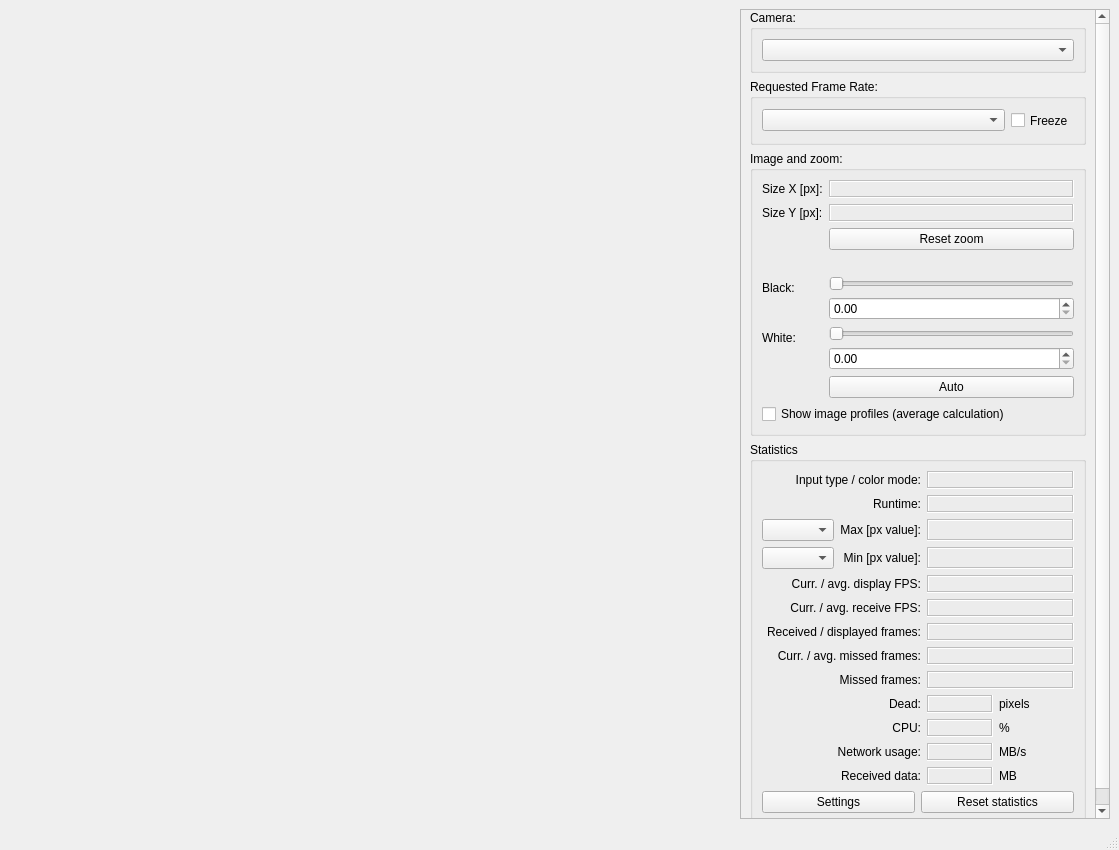
<?xml version="1.0" encoding="UTF-8"?>
<ui version="4.0">
 <class>C2DVImage</class>
 <widget class="QMainWindow" name="C2DVImage">
  <property name="geometry">
   <rect>
    <x>0</x>
    <y>0</y>
    <width>1119</width>
    <height>850</height>
   </rect>
  </property>
  <property name="windowTitle">
   <string>C2DataViewer - AD Image</string>
  </property>
  <widget class="QWidget" name="centralwidget">
   <layout class="QGridLayout" name="gridLayout_3">
    <property name="sizeConstraint">
     <enum>QLayout::SetMinimumSize</enum>
    </property>
    <item row="0" column="0">
     <layout class="QGridLayout" name="canvasGrid">
      <property name="sizeConstraint">
       <enum>QLayout::SetMaximumSize</enum>
      </property>
      <item row="1" column="1">
       <widget class="ImagePlotWidget" name="imageWidget" native="true">
        <property name="sizePolicy">
         <sizepolicy hsizetype="Expanding" vsizetype="Expanding">
          <horstretch>100</horstretch>
          <verstretch>100</verstretch>
         </sizepolicy>
        </property>
        <property name="minimumSize">
         <size>
          <width>500</width>
          <height>500</height>
         </size>
        </property>
       </widget>
      </item>
      <item row="1" column="0">
       <widget class="PlotWidget" name="yProfilePlot" native="true">
        <property name="sizePolicy">
         <sizepolicy hsizetype="Preferred" vsizetype="Preferred">
          <horstretch>0</horstretch>
          <verstretch>0</verstretch>
         </sizepolicy>
        </property>
        <property name="minimumSize">
         <size>
          <width>60</width>
          <height>0</height>
         </size>
        </property>
        <property name="acceptDrops">
         <bool>false</bool>
        </property>
        <property name="styleSheet">
         <string notr="true">border-color: rgb(252, 233, 79);</string>
        </property>
       </widget>
      </item>
      <item row="0" column="1">
       <widget class="PlotWidget" name="xProfilePlot" native="true">
        <property name="minimumSize">
         <size>
          <width>0</width>
          <height>50</height>
         </size>
        </property>
       </widget>
      </item>
     </layout>
    </item>
    <item row="0" column="1" rowspan="2">
     <widget class="QWidget" name="widget" native="true">
      <property name="sizePolicy">
       <sizepolicy hsizetype="Fixed" vsizetype="Preferred">
        <horstretch>0</horstretch>
        <verstretch>0</verstretch>
       </sizepolicy>
      </property>
      <property name="minimumSize">
       <size>
        <width>370</width>
        <height>0</height>
       </size>
      </property>
      <layout class="QGridLayout" name="gridLayout_2">
       <property name="leftMargin">
        <number>0</number>
       </property>
       <property name="topMargin">
        <number>0</number>
       </property>
       <property name="rightMargin">
        <number>0</number>
       </property>
       <property name="bottomMargin">
        <number>0</number>
       </property>
       <property name="spacing">
        <number>0</number>
       </property>
       <item row="0" column="0" colspan="2">
        <widget class="QScrollArea" name="scrollArea">
         <property name="sizeAdjustPolicy">
          <enum>QAbstractScrollArea::AdjustIgnored</enum>
         </property>
         <property name="widgetResizable">
          <bool>true</bool>
         </property>
         <widget class="QWidget" name="scrollAreaWidgetContents">
          <property name="geometry">
           <rect>
            <x>0</x>
            <y>0</y>
            <width>354</width>
            <height>897</height>
           </rect>
          </property>
          <layout class="QVBoxLayout" name="verticalLayout_11">
           <property name="topMargin">
            <number>0</number>
           </property>
           <item>
            <widget class="QGroupBox" name="groupBox">
             <property name="title">
              <string>Camera:</string>
             </property>
             <layout class="QVBoxLayout" name="verticalLayout">
              <item>
               <widget class="QComboBox" name="pvPrefix"/>
              </item>
             </layout>
            </widget>
           </item>
           <item>
            <widget class="QGroupBox" name="groupBox_3">
             <property name="sizePolicy">
              <sizepolicy hsizetype="Preferred" vsizetype="Preferred">
               <horstretch>0</horstretch>
               <verstretch>0</verstretch>
              </sizepolicy>
             </property>
             <property name="maximumSize">
              <size>
               <width>16777215</width>
               <height>16777215</height>
              </size>
             </property>
             <property name="title">
              <string>Requested Frame Rate:</string>
             </property>
             <layout class="QHBoxLayout" name="horizontalLayout_2" stretch="0,0">
              <item>
               <widget class="QComboBox" name="iocRate">
                <property name="sizePolicy">
                 <sizepolicy hsizetype="Preferred" vsizetype="Fixed">
                  <horstretch>0</horstretch>
                  <verstretch>0</verstretch>
                 </sizepolicy>
                </property>
               </widget>
              </item>
              <item>
               <widget class="QCheckBox" name="freeze">
                <property name="sizePolicy">
                 <sizepolicy hsizetype="Fixed" vsizetype="Fixed">
                  <horstretch>0</horstretch>
                  <verstretch>0</verstretch>
                 </sizepolicy>
                </property>
                <property name="minimumSize">
                 <size>
                  <width>0</width>
                  <height>25</height>
                 </size>
                </property>
                <property name="text">
                 <string>Freeze</string>
                </property>
               </widget>
              </item>
             </layout>
            </widget>
           </item>
           <item>
            <widget class="QGroupBox" name="groupBox_5">
             <property name="sizePolicy">
              <sizepolicy hsizetype="Preferred" vsizetype="Fixed">
               <horstretch>0</horstretch>
               <verstretch>0</verstretch>
              </sizepolicy>
             </property>
             <property name="maximumSize">
              <size>
               <width>16777215</width>
               <height>16777215</height>
              </size>
             </property>
             <property name="title">
              <string>Image and zoom:</string>
             </property>
             <layout class="QFormLayout" name="formLayout_5">
              <property name="formAlignment">
               <set>Qt::AlignLeading|Qt::AlignLeft|Qt::AlignVCenter</set>
              </property>
              <item row="1" column="0">
               <widget class="QLabel" name="label_2">
                <property name="text">
                 <string>Size X [px]:</string>
                </property>
               </widget>
              </item>
              <item row="1" column="1">
               <widget class="QLabel" name="lblXsize">
                <property name="enabled">
                 <bool>false</bool>
                </property>
                <property name="sizePolicy">
                 <sizepolicy hsizetype="Preferred" vsizetype="Fixed">
                  <horstretch>0</horstretch>
                  <verstretch>0</verstretch>
                 </sizepolicy>
                </property>
                <property name="minimumSize">
                 <size>
                  <width>150</width>
                  <height>0</height>
                 </size>
                </property>
                <property name="frameShape">
                 <enum>QFrame::Box</enum>
                </property>
                <property name="frameShadow">
                 <enum>QFrame::Sunken</enum>
                </property>
               </widget>
              </item>
              <item row="2" column="0">
               <widget class="QLabel" name="label_5">
                <property name="text">
                 <string>Size Y [px]:</string>
                </property>
               </widget>
              </item>
              <item row="2" column="1">
               <widget class="QLabel" name="lblYsize">
                <property name="enabled">
                 <bool>false</bool>
                </property>
                <property name="sizePolicy">
                 <sizepolicy hsizetype="Preferred" vsizetype="Fixed">
                  <horstretch>0</horstretch>
                  <verstretch>0</verstretch>
                 </sizepolicy>
                </property>
                <property name="minimumSize">
                 <size>
                  <width>150</width>
                  <height>0</height>
                 </size>
                </property>
                <property name="frameShape">
                 <enum>QFrame::Box</enum>
                </property>
                <property name="frameShadow">
                 <enum>QFrame::Sunken</enum>
                </property>
               </widget>
              </item>
              <item row="3" column="1">
               <widget class="QPushButton" name="resetZoomButton">
                <property name="sizePolicy">
                 <sizepolicy hsizetype="Preferred" vsizetype="Fixed">
                  <horstretch>0</horstretch>
                  <verstretch>0</verstretch>
                 </sizepolicy>
                </property>
                <property name="text">
                 <string>Reset zoom</string>
                </property>
               </widget>
              </item>
              <item row="4" column="0" colspan="2">
               <widget class="QLabel" name="zoomStatusLabel">
                <property name="sizePolicy">
                 <sizepolicy hsizetype="Preferred" vsizetype="Fixed">
                  <horstretch>0</horstretch>
                  <verstretch>0</verstretch>
                 </sizepolicy>
                </property>
                <property name="text">
                 <string/>
                </property>
               </widget>
              </item>
              <item row="5" column="0">
               <widget class="QLabel" name="label_6">
                <property name="text">
                 <string>Black: </string>
                </property>
               </widget>
              </item>
              <item row="5" column="1">
               <layout class="QVBoxLayout" name="verticalLayout_6">
                <item>
                 <widget class="QSlider" name="imageBlackSlider">
                  <property name="orientation">
                   <enum>Qt::Horizontal</enum>
                  </property>
                 </widget>
                </item>
                <item>
                 <widget class="QDoubleSpinBox" name="imageBlackSpinBox"/>
                </item>
               </layout>
              </item>
              <item row="6" column="0">
               <widget class="QLabel" name="label_19">
                <property name="text">
                 <string>White:</string>
                </property>
               </widget>
              </item>
              <item row="6" column="1">
               <layout class="QVBoxLayout" name="verticalLayout_7">
                <item>
                 <widget class="QSlider" name="imageWhiteSlider">
                  <property name="orientation">
                   <enum>Qt::Horizontal</enum>
                  </property>
                 </widget>
                </item>
                <item>
                 <widget class="QDoubleSpinBox" name="imageWhiteSpinBox"/>
                </item>
               </layout>
              </item>
              <item row="8" column="0" colspan="2">
               <widget class="QCheckBox" name="cbShowProfiles">
                <property name="enabled">
                 <bool>true</bool>
                </property>
                <property name="text">
                 <string>Show image profiles (average calculation)</string>
                </property>
               </widget>
              </item>
              <item row="7" column="1">
               <widget class="QPushButton" name="imageAutoAdjust">
                <property name="text">
                 <string>Auto</string>
                </property>
               </widget>
              </item>
             </layout>
            </widget>
           </item>
           <item>
            <widget class="QGroupBox" name="groupBox_4">
             <property name="sizePolicy">
              <sizepolicy hsizetype="Preferred" vsizetype="Fixed">
               <horstretch>0</horstretch>
               <verstretch>0</verstretch>
              </sizepolicy>
             </property>
             <property name="minimumSize">
              <size>
               <width>0</width>
               <height>0</height>
              </size>
             </property>
             <property name="maximumSize">
              <size>
               <width>16777215</width>
               <height>16777215</height>
              </size>
             </property>
             <property name="title">
              <string>Statistics</string>
             </property>
             <layout class="QGridLayout" name="gridLayout">
              <item row="9" column="2">
               <widget class="QLabel" name="deadPixel">
                <property name="enabled">
                 <bool>false</bool>
                </property>
                <property name="frameShape">
                 <enum>QFrame::Box</enum>
                </property>
                <property name="frameShadow">
                 <enum>QFrame::Sunken</enum>
                </property>
               </widget>
              </item>
              <item row="12" column="3">
               <widget class="QLabel" name="label_27">
                <property name="sizePolicy">
                 <sizepolicy hsizetype="Fixed" vsizetype="Preferred">
                  <horstretch>0</horstretch>
                  <verstretch>0</verstretch>
                 </sizepolicy>
                </property>
                <property name="minimumSize">
                 <size>
                  <width>75</width>
                  <height>0</height>
                 </size>
                </property>
                <property name="text">
                 <string>MB</string>
                </property>
               </widget>
              </item>
              <item row="6" column="2" colspan="2">
               <widget class="QLabel" name="nFrames">
                <property name="enabled">
                 <bool>false</bool>
                </property>
                <property name="frameShape">
                 <enum>QFrame::Box</enum>
                </property>
                <property name="frameShadow">
                 <enum>QFrame::Sunken</enum>
                </property>
               </widget>
              </item>
              <item row="9" column="3">
               <widget class="QLabel" name="label_24">
                <property name="sizePolicy">
                 <sizepolicy hsizetype="Fixed" vsizetype="Preferred">
                  <horstretch>0</horstretch>
                  <verstretch>0</verstretch>
                 </sizepolicy>
                </property>
                <property name="minimumSize">
                 <size>
                  <width>75</width>
                  <height>0</height>
                 </size>
                </property>
                <property name="text">
                 <string>pixels</string>
                </property>
               </widget>
              </item>
              <item row="1" column="2" colspan="2">
               <widget class="QLabel" name="runtime">
                <property name="enabled">
                 <bool>false</bool>
                </property>
                <property name="frameShape">
                 <enum>QFrame::Box</enum>
                </property>
                <property name="frameShadow">
                 <enum>QFrame::Sunken</enum>
                </property>
               </widget>
              </item>
              <item row="10" column="0" colspan="2">
               <widget class="QLabel" name="label_18">
                <property name="text">
                 <string>CPU:</string>
                </property>
                <property name="alignment">
                 <set>Qt::AlignRight|Qt::AlignTrailing|Qt::AlignVCenter</set>
                </property>
               </widget>
              </item>
              <item row="2" column="1">
               <widget class="QLabel" name="label_9">
                <property name="text">
                 <string>Max [px value]:</string>
                </property>
                <property name="alignment">
                 <set>Qt::AlignRight|Qt::AlignTrailing|Qt::AlignVCenter</set>
                </property>
               </widget>
              </item>
              <item row="4" column="0" colspan="2">
               <widget class="QLabel" name="lblFrameRateCurrAvg">
                <property name="text">
                 <string>Curr. / avg. display FPS:</string>
                </property>
                <property name="alignment">
                 <set>Qt::AlignRight|Qt::AlignTrailing|Qt::AlignVCenter</set>
                </property>
               </widget>
              </item>
              <item row="7" column="0" colspan="2">
               <widget class="QLabel" name="lblNMissedFramesCurrAvg">
                <property name="text">
                 <string>Curr. / avg. missed frames:</string>
                </property>
                <property name="alignment">
                 <set>Qt::AlignRight|Qt::AlignTrailing|Qt::AlignVCenter</set>
                </property>
               </widget>
              </item>
              <item row="9" column="0" colspan="2">
               <widget class="QLabel" name="label_17">
                <property name="text">
                 <string>Dead:</string>
                </property>
                <property name="alignment">
                 <set>Qt::AlignRight|Qt::AlignTrailing|Qt::AlignVCenter</set>
                </property>
               </widget>
              </item>
              <item row="11" column="3">
               <widget class="QLabel" name="label_26">
                <property name="sizePolicy">
                 <sizepolicy hsizetype="Fixed" vsizetype="Preferred">
                  <horstretch>0</horstretch>
                  <verstretch>0</verstretch>
                 </sizepolicy>
                </property>
                <property name="minimumSize">
                 <size>
                  <width>75</width>
                  <height>0</height>
                 </size>
                </property>
                <property name="text">
                 <string>MB/s</string>
                </property>
               </widget>
              </item>
              <item row="0" column="0" colspan="2">
               <widget class="QLabel" name="label_4">
                <property name="text">
                 <string>Input type / color mode:</string>
                </property>
                <property name="alignment">
                 <set>Qt::AlignRight|Qt::AlignTrailing|Qt::AlignVCenter</set>
                </property>
               </widget>
              </item>
              <item row="4" column="2" colspan="2">
               <widget class="QLabel" name="frameRateCurrAvg">
                <property name="enabled">
                 <bool>false</bool>
                </property>
                <property name="frameShape">
                 <enum>QFrame::Box</enum>
                </property>
                <property name="frameShadow">
                 <enum>QFrame::Sunken</enum>
                </property>
               </widget>
              </item>
              <item row="2" column="2" colspan="2">
               <widget class="QLabel" name="maxPixel">
                <property name="enabled">
                 <bool>false</bool>
                </property>
                <property name="frameShape">
                 <enum>QFrame::Box</enum>
                </property>
                <property name="frameShadow">
                 <enum>QFrame::Sunken</enum>
                </property>
               </widget>
              </item>
              <item row="7" column="2" colspan="2">
               <widget class="QLabel" name="nMissedFramesCurrAvg">
                <property name="enabled">
                 <bool>false</bool>
                </property>
                <property name="frameShape">
                 <enum>QFrame::Box</enum>
                </property>
                <property name="frameShadow">
                 <enum>QFrame::Sunken</enum>
                </property>
               </widget>
              </item>
              <item row="1" column="0" colspan="2">
               <widget class="QLabel" name="label_runtime">
                <property name="text">
                 <string>Runtime:</string>
                </property>
                <property name="alignment">
                 <set>Qt::AlignRight|Qt::AlignTrailing|Qt::AlignVCenter</set>
                </property>
               </widget>
              </item>
              <item row="8" column="2" colspan="2">
               <widget class="QLabel" name="nMissedFrames">
                <property name="enabled">
                 <bool>false</bool>
                </property>
                <property name="frameShape">
                 <enum>QFrame::Box</enum>
                </property>
                <property name="frameShadow">
                 <enum>QFrame::Sunken</enum>
                </property>
               </widget>
              </item>
              <item row="13" column="0" colspan="4">
               <layout class="QHBoxLayout" name="horizontalLayout_21">
                <item>
                 <widget class="QPushButton" name="btnSettings">
                  <property name="text">
                   <string>Settings</string>
                  </property>
                 </widget>
                </item>
                <item>
                 <widget class="QPushButton" name="resetStatistics">
                  <property name="text">
                   <string>Reset statistics</string>
                  </property>
                 </widget>
                </item>
               </layout>
              </item>
              <item row="3" column="0">
               <widget class="QComboBox" name="minPixelChannel"/>
              </item>
              <item row="3" column="1">
               <widget class="QLabel" name="label_11">
                <property name="text">
                 <string>Min [px value]:</string>
                </property>
                <property name="alignment">
                 <set>Qt::AlignRight|Qt::AlignTrailing|Qt::AlignVCenter</set>
                </property>
               </widget>
              </item>
              <item row="3" column="2" colspan="2">
               <widget class="QLabel" name="minPixel">
                <property name="enabled">
                 <bool>false</bool>
                </property>
                <property name="frameShape">
                 <enum>QFrame::Box</enum>
                </property>
                <property name="frameShadow">
                 <enum>QFrame::Sunken</enum>
                </property>
               </widget>
              </item>
              <item row="10" column="2">
               <widget class="QLabel" name="cpuUsage">
                <property name="enabled">
                 <bool>false</bool>
                </property>
                <property name="frameShape">
                 <enum>QFrame::Box</enum>
                </property>
                <property name="frameShadow">
                 <enum>QFrame::Sunken</enum>
                </property>
               </widget>
              </item>
              <item row="2" column="0">
               <widget class="QComboBox" name="maxPixelChannel"/>
              </item>
              <item row="11" column="2">
               <widget class="QLabel" name="netLoad">
                <property name="enabled">
                 <bool>false</bool>
                </property>
                <property name="frameShape">
                 <enum>QFrame::Box</enum>
                </property>
                <property name="frameShadow">
                 <enum>QFrame::Sunken</enum>
                </property>
               </widget>
              </item>
              <item row="0" column="2" colspan="2">
               <widget class="QLabel" name="tbValidInput">
                <property name="enabled">
                 <bool>false</bool>
                </property>
                <property name="frameShape">
                 <enum>QFrame::Box</enum>
                </property>
                <property name="frameShadow">
                 <enum>QFrame::Sunken</enum>
                </property>
               </widget>
              </item>
              <item row="10" column="3">
               <widget class="QLabel" name="label_25">
                <property name="sizePolicy">
                 <sizepolicy hsizetype="Fixed" vsizetype="Preferred">
                  <horstretch>0</horstretch>
                  <verstretch>0</verstretch>
                 </sizepolicy>
                </property>
                <property name="minimumSize">
                 <size>
                  <width>75</width>
                  <height>0</height>
                 </size>
                </property>
                <property name="text">
                 <string>%</string>
                </property>
               </widget>
              </item>
              <item row="11" column="0" colspan="2">
               <widget class="QLabel" name="label_21">
                <property name="text">
                 <string>Network usage:</string>
                </property>
                <property name="alignment">
                 <set>Qt::AlignRight|Qt::AlignTrailing|Qt::AlignVCenter</set>
                </property>
               </widget>
              </item>
              <item row="12" column="0" colspan="2">
               <widget class="QLabel" name="label_22">
                <property name="text">
                 <string>Received data:</string>
                </property>
                <property name="alignment">
                 <set>Qt::AlignRight|Qt::AlignTrailing|Qt::AlignVCenter</set>
                </property>
               </widget>
              </item>
              <item row="8" column="0" colspan="2">
               <widget class="QLabel" name="label_66">
                <property name="text">
                 <string>Missed frames:</string>
                </property>
                <property name="alignment">
                 <set>Qt::AlignRight|Qt::AlignTrailing|Qt::AlignVCenter</set>
                </property>
               </widget>
              </item>
              <item row="12" column="2">
               <widget class="QLabel" name="netReceived">
                <property name="enabled">
                 <bool>false</bool>
                </property>
                <property name="frameShape">
                 <enum>QFrame::Box</enum>
                </property>
                <property name="frameShadow">
                 <enum>QFrame::Sunken</enum>
                </property>
               </widget>
              </item>
              <item row="6" column="0" colspan="2">
               <widget class="QLabel" name="label_67">
                <property name="text">
                 <string>Received / displayed frames:</string>
                </property>
                <property name="alignment">
                 <set>Qt::AlignRight|Qt::AlignTrailing|Qt::AlignVCenter</set>
                </property>
               </widget>
              </item>
              <item row="5" column="2" colspan="2">
               <widget class="QLabel" name="receiveRateCurrAvg">
                <property name="enabled">
                 <bool>false</bool>
                </property>
                <property name="frameShape">
                 <enum>QFrame::Box</enum>
                </property>
                <property name="frameShadow">
                 <enum>QFrame::Sunken</enum>
                </property>
                <property name="text">
                 <string/>
                </property>
               </widget>
              </item>
              <item row="5" column="0" colspan="2">
               <widget class="QLabel" name="label_3">
                <property name="text">
                 <string>Curr. / avg. receive FPS:</string>
                </property>
                <property name="alignment">
                 <set>Qt::AlignRight|Qt::AlignTrailing|Qt::AlignVCenter</set>
                </property>
               </widget>
              </item>
             </layout>
            </widget>
           </item>
           <item>
            <spacer name="verticalSpacer">
             <property name="orientation">
              <enum>Qt::Vertical</enum>
             </property>
             <property name="sizeHint" stdset="0">
              <size>
               <width>20</width>
               <height>4</height>
              </size>
             </property>
            </spacer>
           </item>
          </layout>
         </widget>
        </widget>
       </item>
      </layout>
     </widget>
    </item>
   </layout>
  </widget>
  <widget class="QMenuBar" name="menubar">
   <property name="geometry">
    <rect>
     <x>0</x>
     <y>0</y>
     <width>1119</width>
     <height>22</height>
    </rect>
   </property>
  </widget>
  <widget class="QStatusBar" name="statusbar"/>
 </widget>
 <customwidgets>
  <customwidget>
   <class>ImagePlotWidget</class>
   <extends>QWidget</extends>
   <header>c2dataviewer/view/image_display.h</header>
   <container>1</container>
  </customwidget>
  <customwidget>
   <class>PlotWidget</class>
   <extends>QWidget</extends>
   <header>pyqtgraph</header>
   <container>1</container>
  </customwidget>
 </customwidgets>
 <resources/>
 <connections/>
</ui>
